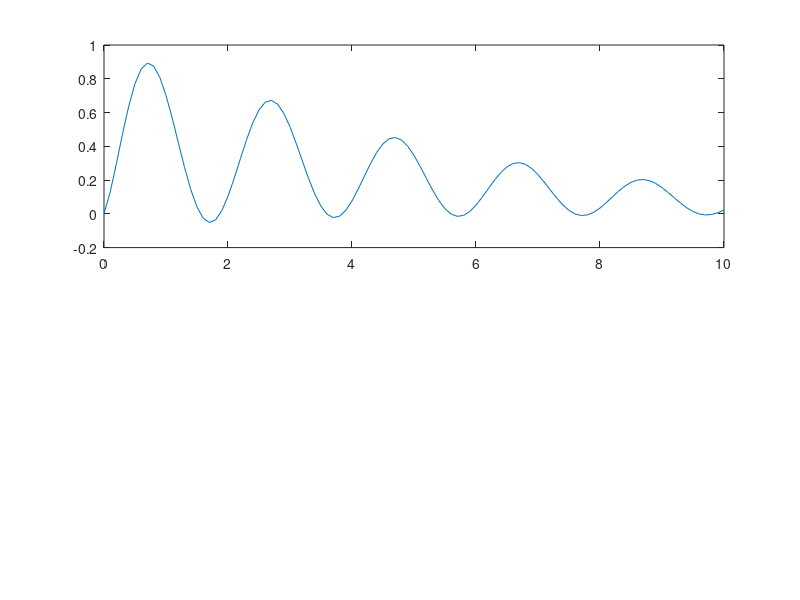

Write the MATLAB code that produced this figure.
% Modelos y Simulación
% Tema: Sistemas con Función Transferencia
% Autor: Gianfranco Salomone

clc;
clear all;

% Funciones transferencia
G1 = tf(1, [1 2]);
G2 = tf(3, [1 4]);

% Tiempo de simulación
t = 0:.1:10;
t = t';  % Transpuesto para poder utilizarlo en lsim
u1 = exp(-t / 5);
u2 = sin(pi * t).*u1;  % .* se utiliza para multiplicación elemento a elemento
% TODO: verify if .* is needed in MATLAB


% Caso 1: superposición
Yu1 = lsim(G1, u1, t);
Yu2 = lsim(G2, u2, t);

Ys = Yu1 + Yu2;


% Caso 2: matrices
M = [G1, G2];
U = [u1, u2];  % TODO: verify if should be transposed

Ym = lsim(M, U, t);


figure(2)
% TODO: use single plot, with different markers
subplot(2, 1, 1);
xlabel('Time (t)');
ylabel('y(t)');
plot(t, Ys);
% plot(t, Yu1, t, Yu2);
title('Sistema MISO');

subplot(2, 1, 1);
xlabel('Time (t)');
ylabel('y(t)');
plot(t, Ym);
